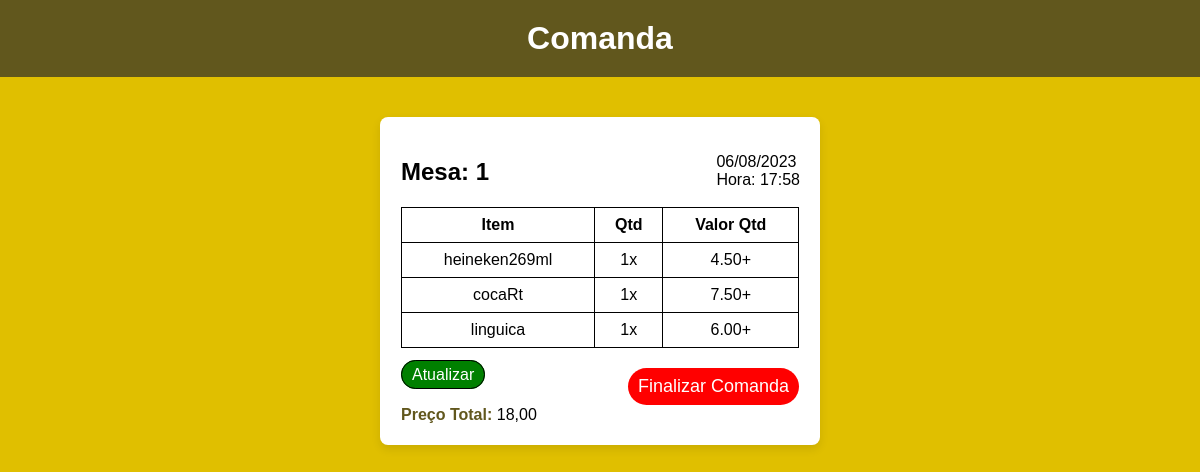
Page /pedido/2 on the committed database.
### comanda/models.py (models this page shows, shortened)
class Comanda(models.Model):
    mesa = models.IntegerField()
    cerveja = models.CharField(max_length=20, null=True)
    refrigerante = models.CharField(max_length=20, null=True)
    espetinho = models.CharField(max_length=20, null=True)
    cervejaQtd = models.IntegerField(null=True)
    refrigeranteQtd = models.IntegerField(null=True)
    espetinhoQtd = models.IntegerField(null=True)
    cervejaPrecoTotal = models.DecimalField(max_digits=10, decimal_places=2, null=True)
    refrigerantePrecoTotal = models.DecimalField(
        max_digits=10, decimal_places=2, null=True
    )
    espetinhoPrecoTotal = models.DecimalField(
        max_digits=10, decimal_places=2, null=True
    )
    precoTotal = models.DecimalField(max_digits=10, decimal_places=2, null=True)
    listaItensSelecionados = models.JSONField(null=True)
    data = models.DateField(null=True, blank=True, auto_now_add=True)
    horario = models.TimeField(null=True, blank=True, auto_now_add=True)

### comanda/views.py (the view)
# urls.py: path("pedido/<int:id>", views.pedido, name="pedido"),
def pedido(request, id):
    comanda = get_object_or_404(Comanda, id=id)
    if request.method == "GET":
        return render(request, "pedidoCliente.html", {"comanda": comanda})
    elif request.method == "POST":
        comanda.delete()
        return redirect(reverse("visualizarPedidos"))

### comanda/templates/pedidoCliente.html (shortened to what this page needs)
{% load static %}
<!DOCTYPE html>
<html lang="pt-br">
<head>
    <link rel="stylesheet" href="{% static 'comanda.css' %}">
</head>
<body>
    <header>
        <h1>Comanda</h1>
    </header>
    <main>
        <form action=" {% url 'pedido' comanda.id %}" method="POST" autocomplete="off"> {% csrf_token %}
            <p id="datahora"> {{comanda.data|date:"d/m/Y"}}
                <br>
                Hora: {{comanda.horario}}
            </p>
            <fieldset>
                <h2>Mesa: {{comanda.mesa}}</h2>
            </fieldset>
            <fieldset>
                <table>
                    <thead>
                        <tr>
                            <th>Item</th>
                            <th>Qtd</th>
                            <th>Valor Qtd</th>
                        </tr>
                    </thead>
                    <tbody>
                        <tr>
                            <td>
                                {% for item in comanda.listaItensSelecionados %}
                                    {% if item.produto == "cerveja" %}
                                    {{item.sabor}}
                                    <br>
                                    {% endif %}
                            {% endfor %}
                            </td>
                            <td>
                                {% for item in comanda.listaItensSelecionados %}
                                    {% if item.produto == "cerveja" %}
                                    {{item.quantidade}}x
                                    <br>
                                    {% endif %}
                            {% endfor %}
                            </td>
                            <td>
                                {% for item in comanda.listaItensSelecionados %}
                                    {% if item.produto == "cerveja" %}
                                    {{item.precoTotalQtd}}+
                                    <br>
                                    {% endif %}
                            {% endfor %}
                            </td>
                        </tr>
                        <tr>
                            <td>
                                {% for item in comanda.listaItensSelecionados %}
                                    {% if item.produto == "refrigerante" %}
                                    {{item.sabor}}
                                    <br>
                                    {% endif %}
                            {% endfor %}
                            </td>
                            <td>
                                {% for item in comanda.listaItensSelecionados %}
                                    {% if item.produto == "refrigerante" %}
                                    {{item.quantidade}}x
                                    <br>
                                    {% endif %}
                            {% endfor %}
                            </td>
                            <td>
                                {% for item in comanda.listaItensSelecionados %}
                                    {% if item.produto == "refrigerante" %}
                                    {{item.precoTotalQtd}}+
                                    <br>
                                    {% endif %}
                            {% endfor %}
                            </td>
                        </tr>
                        <tr>
                            <td>
                                {% for item in comanda.listaItensSelecionados %}
                                    {% if item.produto == "espetinho" %}
                                    {{item.sabor}}
                                    <br>
                                    {% endif %}
                            {% endfor %}
                            </td>
                            <td>
                                {% for item in comanda.listaItensSelecionados %}
                                    {% if item.produto == "espetinho" %}
                                    {{item.quantidade}}x
                                    <br>
                                    {% endif %}
                            {% endfor %}
                            </td>
                            <td>
                                {% for item in comanda.listaItensSelecionados %}
                                    {% if item.produto == "espetinho" %}
                                    {{item.precoTotalQtd}}+
                                    <br>
                                    {% endif %}
                            {% endfor %}
                            </td>
                        </tr>
                    </tbody>
                </table>
                <input id="finalizar-comanda" type="submit" value="Finalizar Comanda">
                <br>
                <a href="{% url 'atualizarPedido' comanda.id %}">Atualizar</a>
            </fieldset>
            <fieldset>
                <label for="precoTotal">Preço Total:</label>
                <output id="precoTotalOutput">{{comanda.precoTotal}}</output>
            </fieldset>
        </form>
    </main>
</body>
</html>

### templates/static/comanda.css (style rules this page uses)
body, html { padding: 0; margin: 0; width: 100%; font-family: Arial, sans-serif; }
body { background-color: #E0BF00; }
header { text-align: center; background-color: #61571D; color: white; padding: 20px 0; margin-bottom: 20px; }
h1 { margin: 0; font-size: 32px; }
a { background-color: green; border: 1px solid black; color: #fff; border-radius: 24px; text-decoration: none; padding: 5px 10px; }
#datahora { float: right; }
main { display: flex; justify-content: center; align-items: center; flex-direction: column; padding: 20px; }
form { background-color: #fff; border-radius: 8px; box-shadow: 0 4px 10px rgba(0, 0, 0, 0.1); padding: 20px; width: 80%; max-width: 400px; max-height: 100vh; overflow-y: auto; }
fieldset { border: none; padding: 0; margin: 1px; }
table { border-collapse: collapse; width: 100%; }
th, td { border: 1px solid black; padding: 8px; text-align: center; }
#finalizar-comanda { display: block; border: none; background-color: red; color: #fff; border-radius: 24px; text-align: center; padding: 8px 10px; margin-top: 20px; font-size: 18px; cursor: pointer; transition: background-color 0.2s ease; float: right; }
label { font-size: 16px; font-weight: bold; color: #61571D; }

### rows in the picture
Comanda: data "06/08/2023", horario "17:58", mesa "1", sabor "heineken269ml", sabor "cocaRt", sabor "linguica", precoTotal "18,00"

### other values in the picture
{{ item.quantidade }} "1"
{{ item.precoTotalQtd }} "4.50"
{{ item.precoTotalQtd }} "7.50"
{{ item.precoTotalQtd }} "6.00"
